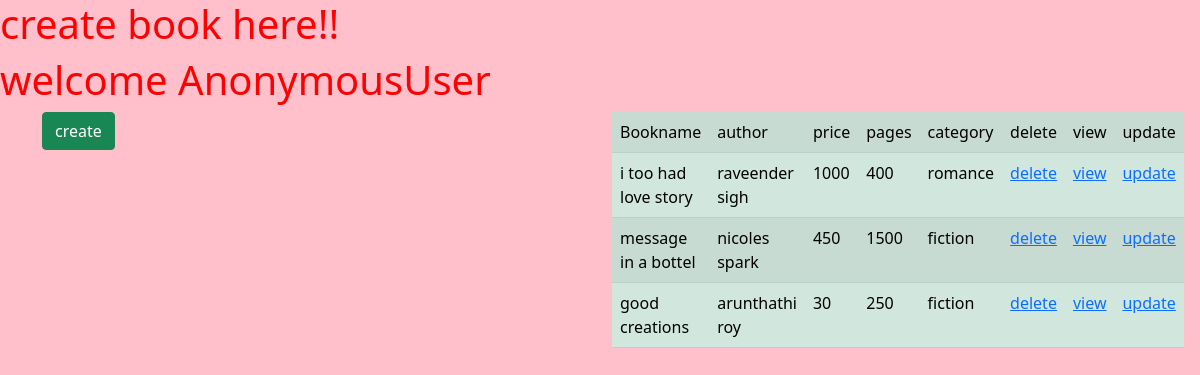
The page /book/clslist on the database its author committed.
### book/models.py (models this page shows, shortened)
class Book(models.Model):
    book_name=models.CharField(max_length=120,unique=True)
    author=models.CharField(max_length=120)
    price=models.IntegerField()
    pages=models.IntegerField()
    category=models.CharField(max_length=120)

### book/views.py (the view)
# urls.py: path("clslist",Books.as_view(),name="clslist"),
class Books(TemplateView):
    model = Book
    template_name = "book/boolcreate.html"
    context={}
    def get(self,request, *args,**kwargs):
        books=self.model.objects.all()
        self.context["books"]=books
        return render(request,self.template_name,self.context)

### book/templates/book/boolcreate.html (shortened to what this page needs)
<!DOCTYPE html>
{%load static%}
<html lang="en">
<head>
    <link href="https://cdn.jsdelivr.net/npm/bootstrap@5.0.0-beta3/dist/css/bootstrap.min.css" rel="stylesheet">
 <link rel="stylesheet" href="{%static 'css/book.css'%}">
</head>
<body>
<h1>create book here!!</h1>
<h1>welcome {{request.user}}</h1>
<div class="container">
    <div class="row">
        <div class="col-6">
<form action="" method="post">
    <input type="submit" value="create" class="btn btn-success">
</form>
        </div>
  <div id="con" class="col-6">
   <table class="table table-success table-striped" >
      <tr >
        <td>Bookname</td>
        <td>author</td>
        <td>price</td>
        <td>pages</td>
        <td>category</td>
          <td>delete</td>
          <td>view</td>
          <td>update</td>
      </tr>
    {%for book in books%}
    <tr >
        <td>{{book.book_name}}</td>
        <td>{{book.author}}</td>
        <td>{{book.price}}</td>
        <td>{{book.pages}}</td>
        <td>{{book.category}}</td>
        <td ><a href="{%url 'clsdelete' book.id %}" >delete</a></td>
        <td><a href="{%url 'clsdetail' book.id%}">view</a></td>
         <td><a href="{%url 'clsupdate' book.id%}">update</a></td>
    </tr>
    {% endfor %}
</table>
</div>
</div>
</div>
</body>
</html>

### book/static/css/book.css (style rules this page uses)
body { background-color:pink; }
h1 { color:red; }

### rows shown on the page
Book: book_name "i too had love story", author "raveender sigh", price "1000", pages "400", category "romance"
Book: book_name "message in a bottel", author "nicoles spark", price "450", pages "1500", category "fiction"
Book: book_name "good creations", author "arunthathi roy", price "30", pages "250", category "fiction"

### other values the page prints
{{ request.user }} "AnonymousUser"
